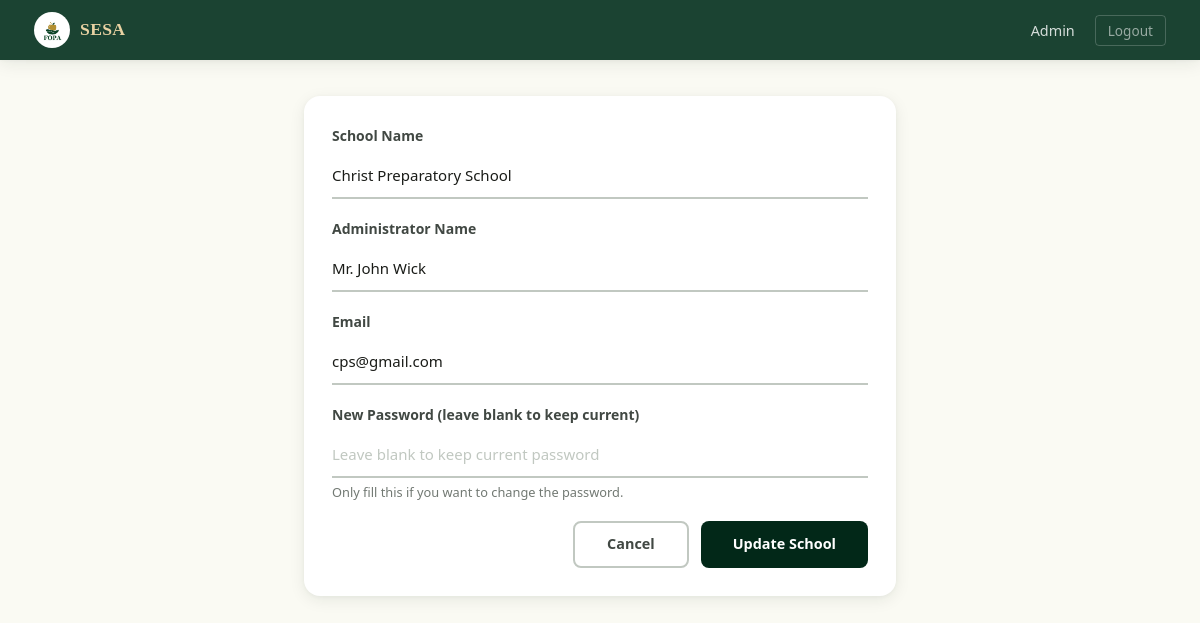
The page /admin/schools/3/edit (signed in) on the database its author committed.
### app/models/school.py (models this page shows, shortened)
class School(db.Model):
    __tablename__ = 'school'
    id = db.Column(db.Integer, primary_key=True)
    school_name = db.Column(db.String(200), nullable=False, unique=True)
    admin_name = db.Column(db.String(100), nullable=False)
    admin_password = db.Column(db.String(200), nullable=False)
    email = db.Column(db.String(120), nullable=True)
    created_at = db.Column(db.DateTime, default=lambda: datetime.now(timezone.utc))
    subscription_paid = db.Column(db.Boolean, default=False)
    upload_enabled = db.Column(db.Boolean, default=False)
    paystack_reference = db.Column(db.String(100), nullable=True)
    payment_date = db.Column(db.DateTime, nullable=True)
    subscription_expires = db.Column(db.DateTime, nullable=True, index=True)
    accounts = db.relationship(
        'Accounts',
        backref='school',
        lazy='dynamic',
        cascade='all, delete-orphan'
    )
    classes = db.relationship(
        'SchoolClass',
        backref='school',
        lazy='dynamic',
        cascade='all, delete-orphan'
    )
    phone = db.Column(db.String(20), nullable=True)
    access_code = db.Column(db.String(8), nullable=True, unique=True, index=True)
    qr_token = db.Column(db.String(64), nullable=True, unique=True, index=True)
    failed_attempts = db.Column(db.Integer, default=0, server_default='0', nullable=False)
    locked_until = db.Column(db.DateTime, nullable=True)
    LOCKOUT_THRESHOLD = 5
    LOCKOUT_MINUTES   = 15

### app/routes/admin.py (the view, shortened to what this page needs)
@admin_bp.route('/schools/<int:school_id>/edit', methods=['GET', 'POST'])
@login_required
@super_admin_required
def edit_school(school_id):
    school = School.query.get_or_404(school_id)
    form = EditSchoolForm(obj=school)
    return render_template('admin/edit_school.html', form=form, school=school)

### app/forms/__init__.py
class EditSchoolForm(FlaskForm):
    school_name = StringField('School Name', validators=[DataRequired(), Length(min=3, max=200)])
    email = StringField('Email', validators=[Optional(), Email(), Length(max=120)])
    admin_name = StringField('Administrator Name', validators=[DataRequired(), Length(min=2, max=100)])
    admin_password = PasswordField('New Password (leave blank to keep current)', validators=[Optional(), Length(min=8)])
    submit = SubmitField('Update School')

### app/__init__.py (called while the page is built)
def _init_extensions(app: Flask) -> None:
    app.config.setdefault("SQLALCHEMY_ENGINE_OPTIONS", {}).update({
        "pool_pre_ping": True,   # test connection before using it
        "pool_recycle":  300,    # recycle connections every 5 minutes
        "pool_size":     5,      # max persistent connections
        "max_overflow":  2,      # extra connections under load
    })
    db.init_app(app)
    migrate.init_app(app, db)
    csrf.init_app(app)
    login_manager.init_app(app)
    limiter.init_app(app)
    from app.models.account import Accounts
    from app.models.quiz_session import QuizSession  # noqa: F401
    from app.models.counsellor_profile import CounsellorProfile  # noqa: F401
    from app.models.assessment_type import AssessmentType  # noqa: F401
    @login_manager.user_loader
    def load_user(user_id: str):
        return Accounts.query.get(int(user_id))

### app/models/account.py (called while the page is built)
    @property
    def is_super_admin(self):
        return self.is_admin

### app/templates/admin/edit_school.html (shortened to what this page needs)
{% extends 'base.html' %}
{% block nav_links %}
  <li><a href="{{ url_for('admin.dashboard') }}">Admin</a></li>
  <li><a href="{{ url_for('auth.logout') }}" class="btn-nav-logout">Logout</a></li>
{% endblock %}
{% block body %}
<div class="container-sm" style="padding-top: 36px; padding-bottom: 48px;">
  <div class="card">
    <div class="card-body">
      <form method="POST" novalidate>
        <div class="form-group">
          {{ form.school_name.label(class="form-label") }}
          {{ form.school_name(class="form-control") }}
        </div>
        <div class="form-group">
          {{ form.admin_name.label(class="form-label") }}
          {{ form.admin_name(class="form-control") }}
        </div>
        <div class="form-group">
          {{ form.email.label(class="form-label") }}
          {{ form.email(class="form-control", placeholder="Optional") }}
        </div>
        <div class="form-group">
          {{ form.admin_password.label(class="form-label") }}
          {{ form.admin_password(class="form-control", placeholder="Leave blank to keep current password") }}
          <div class="form-hint">Only fill this if you want to change the password.</div>
        </div>
        <div style="display: flex; gap: 12px; justify-content: flex-end; margin-top: 8px;">
          <a href="{{ url_for('admin.dashboard') }}#all_schools" class="btn btn-ghost">Cancel</a>
          <button type="submit" class="btn btn-primary">Update School</button>
        </div>
      </form>
    </div>
  </div>
</div>
{% endblock %}

### app/static/css/main.css (style rules this page uses)
:root { --green-900: #022818; --green-800: #1b4332; --green-700: #2d5a44; --green-600: #426652; --green-500: #579672; --green-400: #94d5ad; --green-100: #e8f5ed; --green-50: #f2faf5; --gold-700: #775a19; --gold-500: #c5a059; --gold-400: #d4b87a; --gold-300: #fbbf24; --gold-200: #e9d2a3; --gold-100: #f7edd8; --gold-50: #fdf8ef; --ivory: #fafaf3; --white: #ffffff; --surface-low: #f4f4ed; --surface-mid: #eeeee7; --surface-high: #e8e9e2; --gray-900: #1a1c18; --gray-700: #414843; --gray-500: #727973; --gray-300: #c1c8c1; --gray-200: #e3e3dc; --gray-100: #f4f4ed; --red-600: #ba1a1a; --red-100: #ffdad6; --success: #166534; --success-bg: #dcfce7; --warning: #92400e; --warning-bg: #fef3c7; --amber-600: #c5a059; --amber-100: #f7edd8; --blue-600: #2563eb; --blue-100: #dbeafe; --radius-sm: 4px; --radius-md: 8px; --radius-lg: 16px; --radius-xl: 24px; --radius-full: 9999px; --shadow-sm: 0 1px 3px rgba(2,40,24,.06), 0 1px 2px rgba(2,40,24,.04); --shadow-md: 0 4px 16px rgba(2,40,24,.08), 0 1px 4px rgba(2,40,24,.04); --shadow-lg: 0 12px 40px rgba(2,40,24,.1), 0 2px 8px rgba(2,40,24,.05); --shadow-xl: 0 20px 50px rgba(2,40,24,.08); --transition: 0.2s cubic-bezier(0.4, 0, 0.2, 1); --font-display: 'Playfair Display', Georgia, serif; --font-body: 'Manrope', system-ui, sans-serif; --navbar-height: 60px; }
*, *::before, *::after { box-sizing: border-box; margin: 0; padding: 0; }
* { -webkit-tap-highlight-color: transparent; }
a, button, .btn, .tab-item, .quiz-option, .test-card, .nav-dropdown a, .guide-nav-item, .crisis-option, .stat-card, .a2hs-btn-install, .a2hs-btn-later, .admin-tab { -webkit-tap-highlight-color: transparent; touch-action: manipulation; }
html { scroll-behavior: smooth; }
body { font-family: var(--font-body); font-size: 15px; line-height: 1.65; color: var(--gray-900); background: var(--ivory); -webkit-font-smoothing: antialiased; overflow-x: hidden; }
html { overflow-x: hidden; max-width: 100%; }
a { color: inherit; text-decoration: none; }
button, input, select, textarea { font-family: inherit; font-size: inherit; }
.container-sm { max-width: 640px; margin: 0 auto; padding: 0 24px; }
.navbar-links a { color: rgba(255,255,255,.82); padding: 6px 14px; border-radius: var(--radius-sm); font-weight: 500; font-size: 0.9rem; transition: background var(--transition), color var(--transition); }
.navbar-links .btn-nav-logout { color: rgba(255,255,255,.55); border: 1px solid rgba(255,255,255,.2); border-radius: var(--radius-sm); padding: 5px 12px; font-size: 0.85rem; transition: color var(--transition), border-color var(--transition); }
.card { background: var(--white); border-radius: var(--radius-lg); box-shadow: var(--shadow-md); overflow: hidden; }
.card-body { padding: 28px; }
.btn { display: inline-flex; align-items: center; justify-content: center; gap: 6px; padding: 14px 32px; border-radius: var(--radius-md); font-weight: 600; font-size: 0.9rem; cursor: pointer; border: none; transition: background var(--transition), transform var(--transition), box-shadow var(--transition); line-height: 1; text-decoration: none; white-space: nowrap; overflow: hidden; text-overflow: ellipsis; max-width: 100%; }
.btn-primary { background:var(--green-900); color:#fff; }
.btn-ghost { color:var(--gray-700); border: 2px solid var(--gray-300); }
.form-group { margin-bottom:18px; }
.form-label { display:block; font-weight:600; font-size:0.875rem; color:var(--gray-700); margin-bottom:6px; }
.form-control { width:100%; padding:12px 0; border:none; border-bottom:2px solid var(--gray-300); border-radius:0; background:transparent; color:var(--gray-900); transition:border-color var(--transition); outline:none; }
.form-control::placeholder { color:var(--gray-300); }
.form-hint { font-size:0.8rem; color:var(--gray-500); margin-top:4px; }

### rows shown on the page
School: school_name "Christ Preparatory School", admin_name "Mr. John Wick", email "cps@gmail.com"
